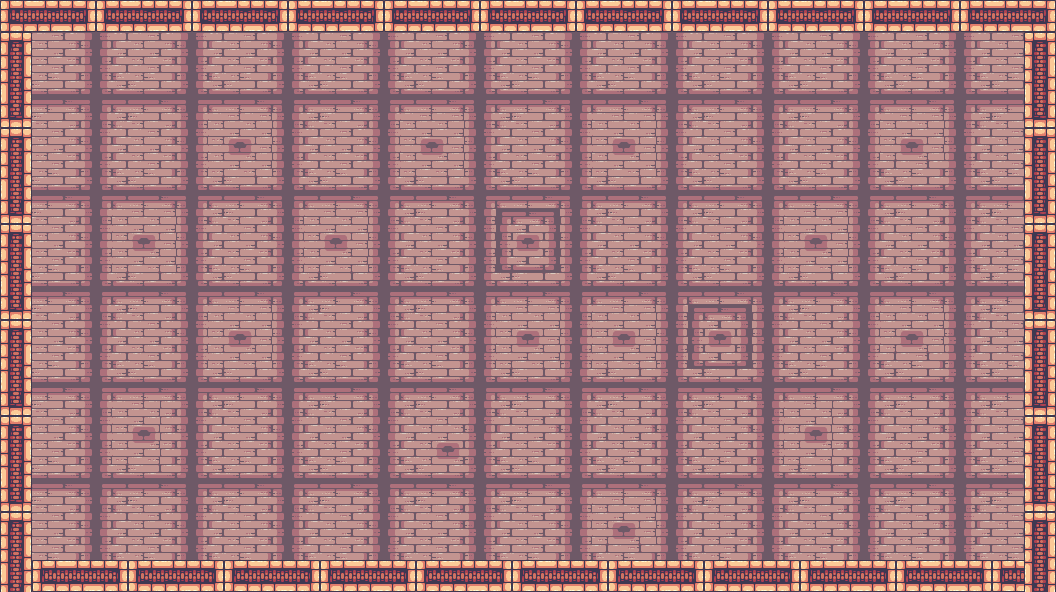

This is a level from a 2D game, rendered from its Tiled map with the project's own tilesets. A one-line summary and the map file follow, with tile-layer data summarised:
An orthogonal 66x37 tile map with 16x16 px tiles, 1 tile layer (Tile Layer 1).

<map version="1.9" tiledversion="1.9.2" orientation="orthogonal" renderorder="right-down" width="66" height="37" tilewidth="16" tileheight="16" infinite="0" nextlayerid="2" nextobjectid="1">
 <tileset firstgid="1" source="Terrain (32x32).tsx" />
 <layer id="1" name="Tile Layer 1" width="66" height="37">
  <data>[2442 cells, 2442 non-empty, 80 distinct tile ids]</data>
 </layer>
</map>
